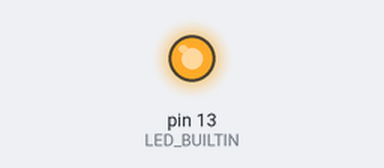
Simulated run of this sketch. Board: Arduino Uno, built with avr-gcc and run on an emulated ATmega328P. Parts: output pins drawn as LEDs (lit = HIGH).

Above: at 0.35 s.
At 7.4 s:
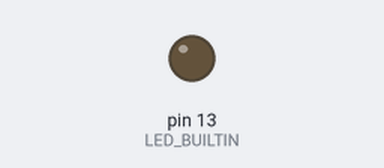
Timing chart, 0 to 10.1 s (numbered marks = the images above):
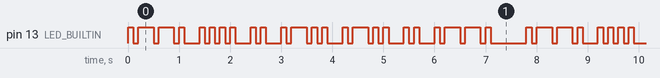

The sketch:

my_name_morse_code.ino
```cpp
/*
  My name in morse code


  Made 23 April 2020
  by Phillip Weirich

*/

// the setup function runs once when you press reset or power the board
void setup() {
  // initialize digital pin LED_BUILTIN as an output.
  pinMode(LED_BUILTIN, OUTPUT);
}

// the loop function runs over and over again forever
void loop() {

  //p
  digitalWrite(LED_BUILTIN, HIGH);   //    short a
  delay(100);                       //     short b
  digitalWrite(LED_BUILTIN, LOW);    //   mid letter a
  delay(100);                       //    mid letter b
  digitalWrite(LED_BUILTIN, HIGH);   //    long a
  delay(300);                       //     long b
  digitalWrite(LED_BUILTIN, LOW);    //   mid letter a
  delay(100);                       //    mid letter b
  digitalWrite(LED_BUILTIN, HIGH);   //    long a
  delay(300);                       //     long b
  digitalWrite(LED_BUILTIN, LOW);    //   mid letter a
  delay(100);                       //    mid letter b
  digitalWrite(LED_BUILTIN, HIGH);   //    short a
  delay(100);                       //     short b
  digitalWrite(LED_BUILTIN, LOW);    // letter end a
  delay(300);                       //  letter end b

  //h
  digitalWrite(LED_BUILTIN, HIGH);   //    short a
  delay(100);                       //     short b
  digitalWrite(LED_BUILTIN, LOW);    //   mid letter a
  delay(100);                       //    mid letter b
  digitalWrite(LED_BUILTIN, HIGH);   //    short a
  delay(100);                       //     short b
  digitalWrite(LED_BUILTIN, LOW);    //   mid letter a
  delay(100);                       //    mid letter b
  digitalWrite(LED_BUILTIN, HIGH);   //    short a
  delay(100);                       //     short b
  digitalWrite(LED_BUILTIN, LOW);    //   mid letter a
  delay(100);                       //    mid letter b
  digitalWrite(LED_BUILTIN, HIGH);   //    short a
  delay(100);                       //     short b
  digitalWrite(LED_BUILTIN, LOW);    // letter end a
  delay(300);                       //  letter end b

  //i
  digitalWrite(LED_BUILTIN, HIGH);   //    short a
  delay(100);                       //     short b
  digitalWrite(LED_BUILTIN, LOW);    //   mid letter a
  delay(100);                       //    mid letter b
  digitalWrite(LED_BUILTIN, HIGH);   //    short a
  delay(100);                       //     short b
  digitalWrite(LED_BUILTIN, LOW);    // letter end a
  delay(300);                       //  letter end b

  //l
  digitalWrite(LED_BUILTIN, HIGH);   //    short a
  delay(100);                       //     short b
  digitalWrite(LED_BUILTIN, LOW);    //   mid letter a
  delay(100);                       //    mid letter b
  digitalWrite(LED_BUILTIN, HIGH);   //    long a
  delay(300);                       //     long b
  digitalWrite(LED_BUILTIN, LOW);    //   mid letter a
  delay(100);                       //    mid letter b
  digitalWrite(LED_BUILTIN, HIGH);   //    short a
  delay(100);                       //     short b
  digitalWrite(LED_BUILTIN, LOW);    //   mid letter a
  delay(100);                       //    mid letter b
  digitalWrite(LED_BUILTIN, HIGH);   //    short a
  delay(100);                       //     short b
  digitalWrite(LED_BUILTIN, LOW);    // letter end a
  delay(300);                       //  letter end b

  //l
  digitalWrite(LED_BUILTIN, HIGH);   //    short a
  delay(100);                       //     short b
  digitalWrite(LED_BUILTIN, LOW);    //   mid letter a
  delay(100);                       //    mid letter b
  digitalWrite(LED_BUILTIN, HIGH);   //    long a
  delay(300);                       //     long b
  digitalWrite(LED_BUILTIN, LOW);    //   mid letter a
  delay(100);                       //    mid letter b
  digitalWrite(LED_BUILTIN, HIGH);   //    short a
  delay(100);                       //     short b
  digitalWrite(LED_BUILTIN, LOW);    //   mid letter a
  delay(100);                       //    mid letter b
  digitalWrite(LED_BUILTIN, HIGH);   //    short a
  delay(100);                       //     short b
  digitalWrite(LED_BUILTIN, LOW);    // letter end a
  delay(300);                       //  letter end b

  //i
  digitalWrite(LED_BUILTIN, HIGH);   //    short a
  delay(100);                       //     short b
  digitalWrite(LED_BUILTIN, LOW);    //   mid letter a
  delay(100);                       //    mid letter b
  digitalWrite(LED_BUILTIN, HIGH);   //    short a
  delay(100);                       //     short b
  digitalWrite(LED_BUILTIN, LOW);    // letter end a
  delay(300);                       //  letter end b

  //p
  digitalWrite(LED_BUILTIN, HIGH);   //    short a
  delay(100);                       //     short b
  digitalWrite(LED_BUILTIN, LOW);    //   mid letter a
  delay(100);                       //    mid letter b
  digitalWrite(LED_BUILTIN, HIGH);   //    long a
  delay(300);                       //     long b
  digitalWrite(LED_BUILTIN, LOW);    //   mid letter a
  delay(100);                       //    mid letter b
  digitalWrite(LED_BUILTIN, HIGH);   //    long a
  delay(300);                       //     long b
  digitalWrite(LED_BUILTIN, LOW);    //   mid letter a
  delay(100);                       //    mid letter b
  digitalWrite(LED_BUILTIN, HIGH);   //    short a
  delay(100);                       //     short b
  digitalWrite(LED_BUILTIN, LOW);    // word end a
  delay(700);                       //  word end b
}
```

Measured:
- by itself, pin 13 (LED_BUILTIN): moves between LOW and HIGH, repeating every 7.8 s
- by itself, everything shown: repeats every 7.8 s, in 48 steps
